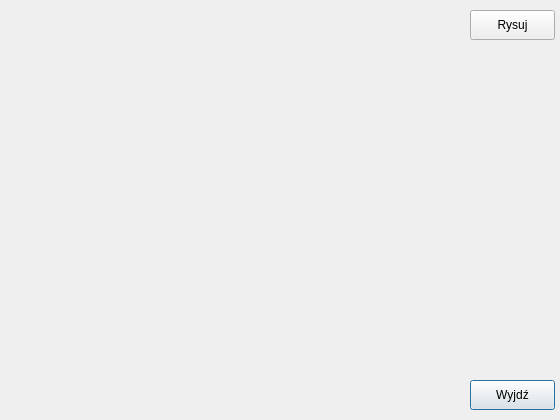
<?xml version="1.0" encoding="UTF-8"?>
<ui version="4.0">
 <class>opcjerys</class>
 <widget class="QDialog" name="opcjerys">
  <property name="geometry">
   <rect>
    <x>0</x>
    <y>0</y>
    <width>560</width>
    <height>420</height>
   </rect>
  </property>
  <property name="windowTitle">
   <string>Rysowanie</string>
  </property>
  <widget class="QPushButton" name="pushButton">
   <property name="geometry">
    <rect>
     <x>470</x>
     <y>380</y>
     <width>85</width>
     <height>30</height>
    </rect>
   </property>
   <property name="text">
    <string>Wyjdź</string>
   </property>
  </widget>
  <widget class="QPushButton" name="BTNdraw">
   <property name="geometry">
    <rect>
     <x>470</x>
     <y>10</y>
     <width>85</width>
     <height>30</height>
    </rect>
   </property>
   <property name="text">
    <string>Rysuj</string>
   </property>
  </widget>
  <widget class="QCustomPlot" name="widget" native="true">
   <property name="geometry">
    <rect>
     <x>10</x>
     <y>10</y>
     <width>450</width>
     <height>400</height>
    </rect>
   </property>
  </widget>
 </widget>
 <customwidgets>
  <customwidget>
   <class>QCustomPlot</class>
   <extends>QWidget</extends>
   <header>qcustomplot.h</header>
   <container>1</container>
  </customwidget>
 </customwidgets>
 <resources/>
 <connections/>
</ui>
